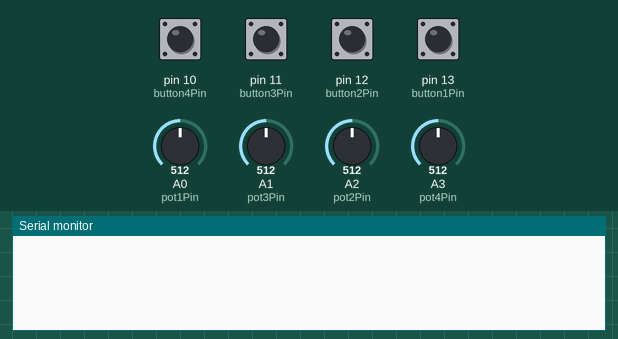
This sketch was run on a simulated Arduino Uno, built with avr-gcc and run on an emulated ATmega328P. Parts: the last lines printed to the serial monitor. The test bench sets the inputs (shaded band); at power-on: pin 10 (button4Pin), pin 11 (button3Pin), pin 12 (button2Pin), pin 13 (button1Pin) HIGH, A0 (pot1Pin) = 512, A1 (pot3Pin) = 512, A2 (pot2Pin) = 512, A3 (pot4Pin) = 512.

Above: at 1.2 s.
1.3 s: A0 (pot1Pin) set to 716
At 2.1 s:
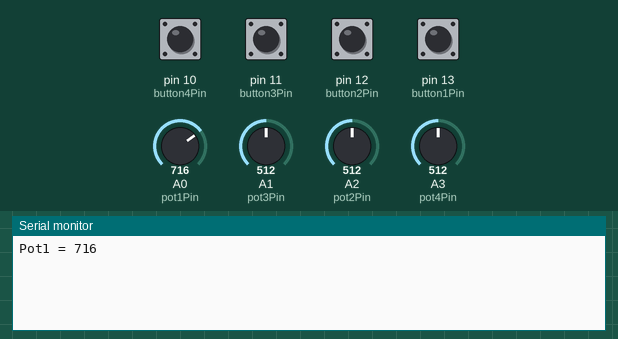
2.8 s: pin 10 (button4Pin) pulled LOW for 0.15 s
At 3.6 s:
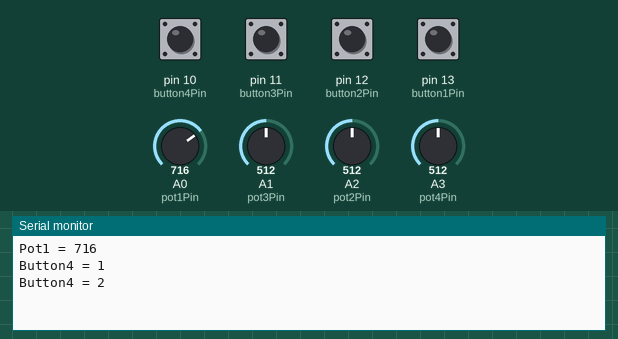
4.4 s: A1 (pot3Pin) set to 716
At 5.0 s:
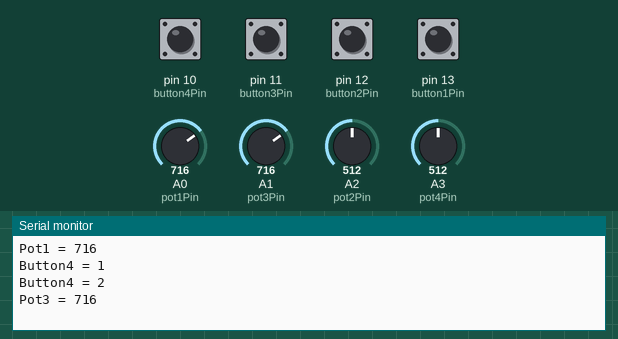
5.9 s: A2 (pot2Pin) set to 716
At 6.4 s:
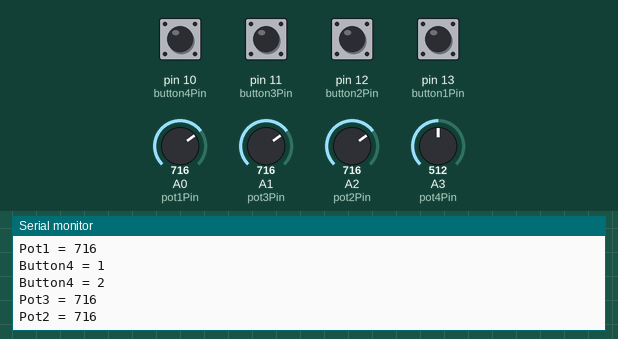
7.4 s: A3 (pot4Pin) set to 716
At 7.8 s:
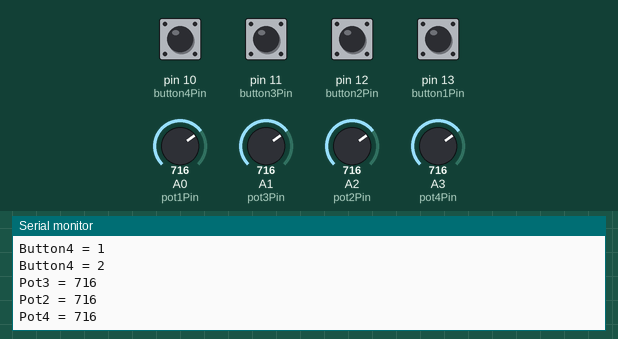
8.9 s: pin 11 (button3Pin) pulled LOW for 0.15 s
At 10.5 s:
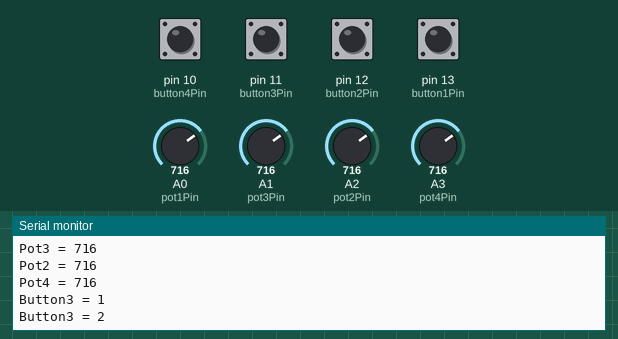
Timing chart, 0 to 11.5 s (numbered marks = the images above; inputs shaded):
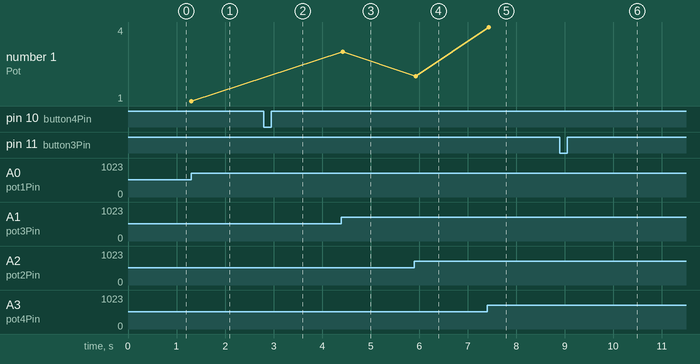

Measured:
- after the input at 1.3 s, the serial monitor: prints a new line at once (image 1)
- after the input at 2.8 s, the serial monitor: prints a new line at once (image 2)
- after the input at 4.4 s, the serial monitor: prints a new line at once (image 3)
- after the input at 5.9 s, the serial monitor: prints a new line at once (image 4)
- after the input at 7.4 s, the serial monitor: prints a new line at once (image 5)
- after the input at 8.9 s, the serial monitor: prints a new line at once (image 6)
- plotted number 1: 1 → 3 after the input at 4.4 s, 2 → 4 after the input at 7.4 s

The sketch:

Custom_VideoShield_Tester.ino
```cpp
//Define Analog Potentiometer Pins
#define pot1Pin A0
#define pot2Pin A2 //note here that the stripboard wires cross, hence out of order
#define pot3Pin A1
#define pot4Pin A3

//Define Digial Button Pins
#define button1Pin 13
#define button2Pin 12
#define button3Pin 11
#define button4Pin 10

// Initialize button press count variables:
byte button1 = 0;
byte button2 = 0;
byte button3 = 0;
byte button4 = 0;

// Initialize last pot value variables:
int potRead1_last = 0;
int potRead2_last = 0;
int potRead3_last = 0;
int potRead4_last = 0;

void setup() {
  //Start serial
  Serial.begin(9600);

  //Set button pins to use internal Pullup resistors
  pinMode(button1Pin, INPUT_PULLUP);
  pinMode(button2Pin, INPUT_PULLUP);
  pinMode(button3Pin, INPUT_PULLUP);
  pinMode(button4Pin, INPUT_PULLUP);

  // Get initial values of pots
  potRead1_last = analogRead(pot1Pin);
  potRead2_last = analogRead(pot2Pin);
  potRead3_last = analogRead(pot3Pin);
  potRead4_last = analogRead(pot4Pin);
}

void loop() {

  //Read pot values:
  int potRead1 = analogRead(pot1Pin);
  int potRead2 = analogRead(pot2Pin);
  int potRead3 = analogRead(pot3Pin);
  int potRead4 = analogRead(pot4Pin);

  // Display pot values if changed
  potRead1_last = print_pot_values(1, potRead1_last, potRead1);
  potRead2_last = print_pot_values(2, potRead2_last, potRead2);
  potRead3_last = print_pot_values(3, potRead3_last, potRead3);
  potRead4_last = print_pot_values(4, potRead4_last, potRead4);

  //Read button values:
  //NOTE: Button press == LOW
  int buttonRead1 = digitalRead(button1Pin);
  int buttonRead2 = digitalRead(button2Pin);
  int buttonRead3 = digitalRead(button3Pin);
  int buttonRead4 = digitalRead(button4Pin);

  // Display button counter values if button pressed
  button1 = print_button_values(1, buttonRead1, button1);
  button2 = print_button_values(2, buttonRead2, button2);
  button3 = print_button_values(3, buttonRead3, button3);
  button4 = print_button_values(4, buttonRead4, button4);

  delay(100);

}

int print_pot_values(byte pot_num, int last, int current)
{
  // Only print values if significantly different from previously recorded value
  if (abs(last - current) > 10)
  {
    Serial.print("Pot");Serial.print(pot_num);Serial.print(" = ");
    Serial.println(current);

    return current;
  }
  else
  {
    return last;
  }
}

byte print_button_values(byte but_num, int current_read, byte counter)
{
  if (current_read == LOW) {
     counter = counter + 1;
     Serial.print("Button");Serial.print(but_num);Serial.print(" = ");
     Serial.println(counter);
  }

  return counter;
}
```
